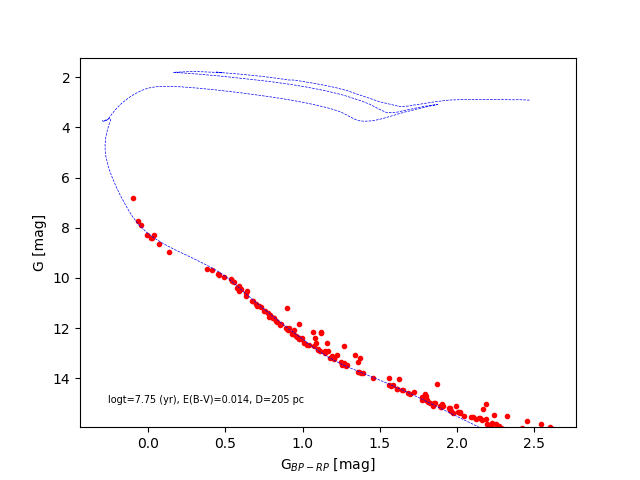

Recreate this plot in Python.
#!/usr/bin/env python2
# -*- coding: utf-8 -*-
"""
Created on Wed May 29 15:45:30 2019

@author: yudarhd
"""

import numpy as np
import matplotlib.pyplot as plt

g1, bp1, rp1 = np.loadtxt("Blanco77_5.txt", usecols = (25, 26, 27), unpack = True)
#g2, bp2, rp2 = np.loadtxt("Collinder397_8.txt", usecols = (25, 26, 27), unpack = True)
#g3, bp3, rp3 = np.loadtxt("Collinder397_9.txt", usecols = (25, 26, 27), unpack = True)
Gmag1, bp_rp1 = np.loadtxt("Blanco_1.csv", usecols = (9, 10), skiprows =1,delimiter = ',', unpack = True)

Esc= input('Masukkan Nilai E(B-V) = ')
d1 = input('Masukkan Nilai d(pc) = ')

Av = 2.740 * Esc
Ag = 0.8615 * Av
Abp = 1.07185 * Av
Arp = 0.65069 * Av

mgm = []
mbpm = []
mrpm = []
mbprpm = []

for i in range (len(g1)):
    a = g1[i] - 5 + (5*np.log10(d1)) + Ag
    b = bp1[i] - 5 + (5*np.log10(d1)) + Abp
    c = rp1[i] - 5 + (5*np.log10(d1)) + Arp
    mgm.append(a)
    mbpm.append(b)
    mrpm.append(c)

BPRPmm = []
BPmm = mbpm
for i in range (len(mbpm)):
    mbprpm = mbpm[i] - mrpm[i]
    BPRPmm.append(mbprpm)

plt.plot(bp_rp1, Gmag1, 'r.')
plt.plot(BPRPmm, mgm, 'b--', lw = .5)
#plt.plot((bp2-rp2), g2-mu)
#plt.plot((bp3-rp3), g3-mu)
plt.ylim(max(g1), min(g1))
plt.xlabel('G$_{BP-RP}$ [mag]')
plt.ylabel('G [mag]')
plt.text(-0.26, 15, 'logt=7.75 (yr), E(B-V)=0.014, D=205 pc', fontsize=7)
'''

reddening = np.random.normal(0.54, 0.1, 10)
modulus = np.random.normal(12.0513, 0.1, 10)

Av = []
Ab = []
r = []

for i in range(len(modulus)):
    Av.append(reddening[i]*3.1)
    Ab.append(1.30*Av[i])
    r.append(modulus[i] + 5.0 - Av[i]) #in 5logd


def app_mag(mag_abs, r, A): #function to calculate apparent magnitude
    return -5 + r + A + mag_abs



print 'calculate BV & V of isochrones model'
Vk = np.zeros((len(Av), len(bp1)))
Bk = np.zeros((len(Av), len(bp1)))
BViso = np.zeros((len(Av), len(bp1)))

for j in range(len(Av)):
    print('test 1', j)
    for i in range(len(bp1)):
        Vk[j,i] = app_mag(rp1[i], r[j], Av[j])
        Bk[j,i] = app_mag(bp1[i], r[j], Ab[j])
        BViso[j,i] = Bk[j,i] - Vk[j,i]
print 'done'

print('''

''')

print 'make layers of V for data of cluster'
M_Vi = []
M_BVi = []
M_Visoi = []
M_BVisoi = []
for j in range(len(Av)):
    print('test 2', j)
    bin_V = np.arange(10.0, max(Gmag1), 0.5)
    M_V = []
    M_BV = []
    for i in range(len(bin_V)-1):
        BVn = []
        Vn = []
        bin0 = bin_V[i]
        for j in range(len(Gmag1)):
            if Gmag1[j] >= 10.0:
                if bin0 <= Gmag1[j] <= bin_V[i+1]:
                    BVn.append(bp_rp1[j])
                    Vn.append(bp_rp1[j])
        M_V.append(np.mean(Vn))
        M_BV.append(np.mean(BVn))
    M_Vi.append(M_V)
    M_BVi.append(M_BV)
print 'done'

print('''

''')

print 'make layers of V for isochrones model'
for j in range(len(Av)):
    print('test 3', j)
    bin_Viso = np.arange(10.0, max(Vk[j]), 0.5)
    M_Viso = []
    M_BViso = []
    for i in range(len(bin_Viso)-1):
        BVniso = []
        Vniso = []
        for l in range(len(bp1)):
            bin0iso = bin_Viso[i]
            if Vk[j,l] >= 10.0:
                if bin0iso <= Vk[j,l] <= bin_Viso[i+1]:
                    BVniso.append(BViso[j,l])
                    Vniso.append(Vk[j,l])
        M_Viso.append(np.mean(Vniso))
        M_BViso.append(np.mean(BVniso))
    M_Visoi.append(M_Viso)
    M_BVisoi.append(M_BViso)
print 'done'

print('''

''')


tot_CS = []
print 'calculating chi squared of each guess values ...'
for j in range(len(Av)):
    CS = []
    print('test 5', j)
    for i in range(len(M_BV)):
        test = abs(((M_BVi[j][i] - M_BVisoi[j][i])**2)/M_BVisoi[j][i])
        CS.append(test)
    tot_CS.append(np.sum(CS))
print 'done'
print('''

''')


best_value = min(tot_CS)
print 'finding the best value ...'

for i in range(len(Av)):
    if tot_CS[i] == best_value:
        print (reddening[i], modulus[i], tot_CS[i])
        
#plt.scatter(M_BV, M_V)

plt.plot(M_BViso, M_Viso, color = 'orange', label='WEBDA')

plt.plot(bp_rp1, Gmag1, 'r.')
plt.ylim(max(Gmag1), min(Gmag1))
plt.xlim(min(bp_rp1), max(bp_rp1))
'''
